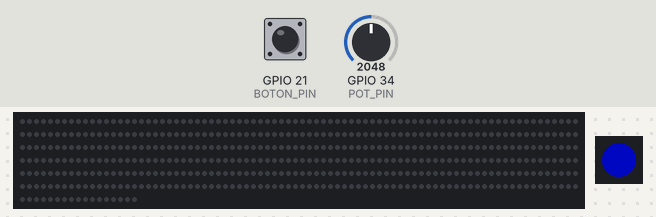
A sketch run on a simulated ESP32. On the bench: 497 RGB LEDs in strip order, left to right, continuing on the next row, 1 RGB LEDs in strip order, left to right. Inputs (shaded band) come from the test bench; at power-on: GPIO 21 (BOTON_PIN) HIGH, GPIO 34 (POT_PIN) = 2048. Dim RGB values are drawn brighter than linear; random numbers use the default seed unless the sketch sets one; what the sketch prints to the serial monitor is not drawn.

Above: at 1.2 s.
1.3 s: GPIO 21 (BOTON_PIN) pulled LOW for 0.15 s
2.0 s: GPIO 34 (POT_PIN) set to 1436
3.6 s: GPIO 34 (POT_PIN) set to 1320
At 3.74 s:
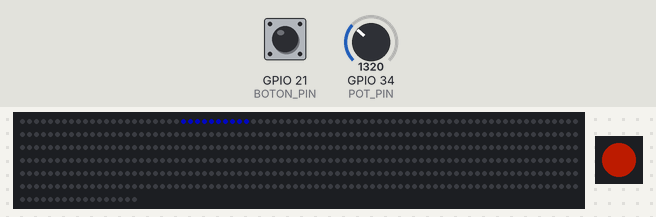
5.5 s: GPIO 21 (BOTON_PIN) pulled LOW for 1 s
7.1 s: GPIO 34 (POT_PIN) set to 160
10.1 s: GPIO 34 (POT_PIN) set to 2765
At 16.14 s:
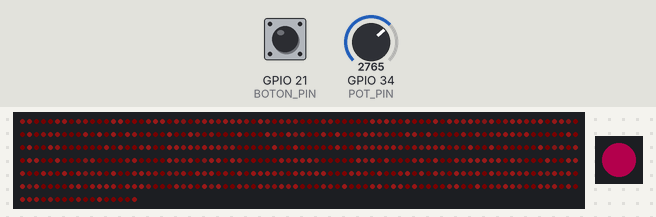
Timing chart, 0 to 17.6 s (numbered marks = the images above; inputs shaded):
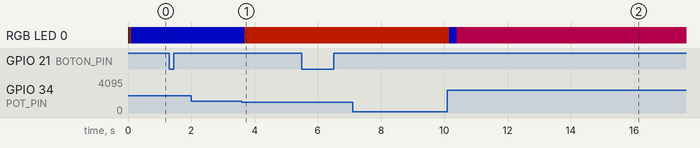

Measured:
- the behaviour switches between 1362 and 1361 on GPIO 34 (POT_PIN) (found by bisection; images 0 and 1)

The sketch:

CodigoSimbiosis_v9.ino
```cpp
#include <FastLED.h>

#define TIRA_PIN 18
#define BOTON_PIN 21
#define INDICADOR_PIN 19
#define POT_PIN 34

#define NUM_LEDS 497
#define COLOR_ORDEN BRG
#define LED_TYPE WS2811

#define NUM_INDICADOR 1

#define MAX_LEDS 497
#define SIZE_VIAJERO 10
#define MAX_VIAJEROS 200

#define MAX_ASISTENTES 200
#define SIZE_ASISTENTE 4
#define SIZE_VIAJERO_ASISTENTE 4
#define INTERVALO_ASISTENTE 5000

CRGB leds[NUM_LEDS];
CRGB indicador[NUM_INDICADOR];
CHSV colorFondo = CHSV(0, 0, 0);

struct Viajero {
  int pos;
  int colorIndex;
  bool activo;
};

struct ViajeroAsistente {
  float pos;
  int colorIndex;
  bool activo;
};

Viajero viajeros[MAX_VIAJEROS];
ViajeroAsistente asistentes[MAX_ASISTENTES];

int colorSeleccionadoIndex = 0;
bool botonPrevio = HIGH;
unsigned long ultimaActividad = 0;
int ultimoValorPot = 0;
int nextViajero = 0;
bool fondoDefinido = false;

bool respiracionActiva = false;

unsigned long tiempoInactividadRandom = 0;
int minRandom = 5000;
int maxRandom = 10000;

unsigned long ultimoDeteccionColor = 0;
bool esperandoAsistentes = false;
unsigned long proximoAsistente = 0;
int asistentesPendientes = 0;
uint32_t colorDominanteActual;

const unsigned long intervaloAsistente = 10000;  // 10 s
int randomMinAsistentes = 1;
int randomMaxAsistentes = 4;
int proximoAsistenteMINMs = 2000;
int proximoAsistenteMAXMs = 5000;

// Variables globales del efecto breathing
float pulseSpeed = 0.5;                            // velocidad general
float valueMin = 20.0;                             // mínimo brillo
float valueMax = 255.0;                            // máximo brillo
float delta = (valueMax - valueMin) / 2.35040238;  // constante del algoritmo
int indiceFondoGlobal = 9;

uint8_t hueA, hueB;  // matices (color base)
uint8_t satA, satB;  // saturaciones (intensidad del color)
int coloresGrupoAsistente[2];

CHSV coloresPredefinidos[12] = {
  CHSV(13, 250, 150),   // naranja 0
  CHSV(158, 255, 150),  // azul 1
  CHSV(227, 255, 150),  // rosa 2

  CHSV(5, 250, 150),  // naranjarojo 3
  CHSV(5, 160, 150),  // naranja pastel 4 -- 120

  CHSV(139, 255, 150),  // celeste 5
  CHSV(144, 143, 150),  // celeste pastel 6

  CHSV(215, 255, 150),  // rosavioleta 7 206, 255, 150
  CHSV(206, 130, 150),  // rosapastel 8

  CHSV(13, 100, 50),   // naranjablanco 9 /100
  CHSV(158, 30, 50),   // azulblanco 10 /30
  CHSV(227, 60, 50),  // rosablanco 11 /120
};

void lienzoBlanco();
void enviarViajero();

void setup() {
  Serial.begin(115200);  // Inicializa el monitor serial a 115200 baudios
  FastLED.addLeds<LED_TYPE, TIRA_PIN, COLOR_ORDEN>(leds, NUM_LEDS).setCorrection(TypicalLEDStrip);;
  FastLED.clear();
  FastLED.show();

  FastLED.addLeds<LED_TYPE, INDICADOR_PIN, COLOR_ORDEN>(indicador, NUM_INDICADOR);
  indicador[0] = CRGB::Black;
  FastLED.show();

  pinMode(BOTON_PIN, INPUT_PULLUP);

  // Inicializar viajeros
  for (int i = 0; i < MAX_VIAJEROS; i++) {
    viajeros[i].activo = false;
  }

  for (int i = 0; i < MAX_ASISTENTES; i++) {
    asistentes[i].activo = false;
  }

  randomSeed(analogRead(0));
  ultimaActividad = millis();
  tiempoInactividadRandom = random(minRandom, maxRandom);
}

// -------------------------------------
// LIENZO BLANCO
//--------------------------------------

void lienzoBlanco() {
  int contador[3] = { 0, 0, 0 };

  for (int i = 0; i < MAX_VIAJEROS; i++) {
    if (viajeros[i].activo) {
      int index = viajeros[i].colorIndex;
      if (index >= 0 && index <= 8) {
        if (index == 0 || index == 3 || index == 4) contador[0]++;
        else if (index == 1 || index == 5 || index == 6) contador[1]++;
        else if (index == 2 || index == 7 || index == 8) contador[2]++;
      }
    }
  }

  int total = contador[0] + contador[1] + contador[2];
  if (total == 0) {
    Serial.println("No hay viajeros activos para lienzo blanco");
    return;
  }

  int predominante = 0;
  for (int i = 1; i < 3; i++) {
    if (contador[i] > contador[predominante]) predominante = i;
  }

  int indiceFondo;
  if (predominante == 0) indiceFondo = 9;
  else if (predominante == 1) indiceFondo = 10;
  else indiceFondo = 11;

  indiceFondoGlobal = indiceFondo;
  colorFondo = coloresPredefinidos[indiceFondo];
  fondoDefinido = true;

  // Limpiar viajeros y asistentes
  for (int i = 0; i < MAX_VIAJEROS; i++) {
    viajeros[i].activo = false;
    asistentes[i].activo = false;
  }
  nextViajero = 0;

  // Pintar fondo base
  fill_solid(leds, NUM_LEDS, colorFondo);
  FastLED.show();

  Serial.println("-----Lienzo Blanco-----");
  Serial.print("NARANJA: ");
  Serial.print((contador[0] * 100) / total);
  Serial.println("%");
  Serial.print("AZUL: ");
  Serial.print((contador[1] * 100) / total);
  Serial.println("%");
  Serial.print("ROSA: ");
  Serial.print((contador[2] * 100) / total);
  Serial.println("%");
}

// --------------------------------------------
// NUEVA ANIMACIÓN DEL LIENZO BLANCO (versión sin delay, tipo respiración orgánica)
// ---------------------------------------------
void animarLienzoBlanco() {
  static float fases[NUM_LEDS];
  static float velocidades[NUM_LEDS];
  static bool inicializado = false;

  static unsigned long ultimoUpdate = 0;
  const unsigned long intervalo = 16; // ~60 FPS

  // Inicializar las fases y velocidades solo una vez
  if (!inicializado) {
    for (int i = 0; i < NUM_LEDS; i++) {
      fases[i] = random(0, 628) / 100.0;           // entre 0 y ~2π
      velocidades[i] = 0.03 + random(20) / 200.0;  // variación sutil
    }
    inicializado = true;
  }

  unsigned long ahora = millis();
  if (ahora - ultimoUpdate < intervalo) return; // control de tiempo sin delay
  ultimoUpdate = ahora;

  // Tomamos el colorFondo (definido en lienzoBlanco) como base
  CHSV fondoHSV = rgb2hsv_approximate(colorFondo);

  uint8_t hueBase = fondoHSV.hue;
  uint8_t satBase = fondoHSV.sat;
  uint8_t brilloBase = fondoHSV.v;

  uint8_t amplitud = 70;   // variación de brillo
  uint8_t brilloMin = brilloBase > amplitud ? brilloBase - amplitud / 2 : brilloBase / 2;
  uint8_t brilloMax = min((int)brilloBase + amplitud, 255);

  for (int i = 0; i < NUM_LEDS; i++) {
    fases[i] += velocidades[i];
    if (fases[i] > 6.2831) fases[i] -= 6.2831;

    float onda = (sin(fases[i]) + 1.0) * 0.5;
    uint8_t brillo = brilloMin + onda * (brilloMax - brilloMin);

    leds[i] = CHSV(hueBase, satBase, brillo);
  }

}


void loop() {
  static int valorPotFiltrado = 0;
  int valorPot = analogRead(POT_PIN);
  valorPotFiltrado = (valorPotFiltrado * 0.8) + (valorPot * 0.2);

  if (valorPotFiltrado < 1362) colorSeleccionadoIndex = 0;
  else if (valorPotFiltrado < 2725) colorSeleccionadoIndex = 1;
  else colorSeleccionadoIndex = 2;
  indicador[0] = coloresPredefinidos[colorSeleccionadoIndex];

  bool botonActual = digitalRead(BOTON_PIN);
  if (abs(valorPotFiltrado - ultimoValorPot) > 15) {
    ultimaActividad = millis();
    tiempoInactividadRandom = random(minRandom, maxRandom);
  }
  ultimoValorPot = valorPotFiltrado;

  // Inactividad → activar lienzo blanco
  if (!respiracionActiva && millis() - ultimaActividad > tiempoInactividadRandom) {
    bool hayViajeros = false;
    for (int i = 0; i < MAX_VIAJEROS; i++) {
      if (viajeros[i].activo) {
        hayViajeros = true;
        break;
      }
    }

    if (hayViajeros) {
      Serial.println("SISTEMA INACTIVO - Activando lienzo blanco");
      lienzoBlanco();
      respiracionActiva = true;
    } else {
      fill_solid(leds, NUM_LEDS, CRGB::Black);
      FastLED.show();
    }
  }

  // Botón presionado
  if (botonPrevio == HIGH && botonActual == LOW) {
    ultimaActividad = millis();
    tiempoInactividadRandom = random(minRandom, maxRandom);

    if (respiracionActiva) {
      respiracionActiva = false;
      fondoDefinido = false;
      FastLED.setBrightness(180);
      fill_solid(leds, NUM_LEDS, colorFondo);
      enviarViajero();
      FastLED.show();
    } else {
      enviarViajero();
    }
  }
  botonPrevio = botonActual;

  // ANIMACIÓN o VIAJEROS
  if (respiracionActiva) {
    animarLienzoBlanco();
  } else {
    EVERY_N_MILLISECONDS(100) {
      fill_solid(leds, NUM_LEDS, colorFondo);
      for (int i = 0; i < MAX_VIAJEROS; i++) {
        if (viajeros[i].activo) {
          viajeros[i].pos = (viajeros[i].pos + 1) % (NUM_LEDS + 1);
          for (int j = 0; j < SIZE_VIAJERO; j++) {
            int ledIndex = (viajeros[i].pos + j) % (NUM_LEDS + 1);
            leds[ledIndex] = coloresPredefinidos[viajeros[i].colorIndex];
          }
        }
      }
      for (int i = 0; i < MAX_ASISTENTES; i++) {
        if (asistentes[i].activo) {
          asistentes[i].pos = fmod(asistentes[i].pos + 0.5, NUM_LEDS);
          for (int j = 0; j < SIZE_ASISTENTE; j++) {
            int ledIndex = ((int)asistentes[i].pos + j) % NUM_LEDS;
            leds[ledIndex] = coloresPredefinidos[asistentes[i].colorIndex];
          }
        }
      }
    }
  }

  FastLED.show();
  viajerosAsistentes();
}

//-----------------------FUNCION ENVIAR VIAJERO-----------------------------------------

void enviarViajero() {
  bool enviado = false;
  for (int i = 0; i < MAX_VIAJEROS; i++) {
    if (!viajeros[i].activo) {
      viajeros[i].pos = 0;
      viajeros[i].colorIndex = colorSeleccionadoIndex;
      viajeros[i].activo = true;
      enviado = true;
      break;
    }
  }
  if (!enviado) {
    viajeros[nextViajero].pos = 0;
    viajeros[nextViajero].colorIndex = colorSeleccionadoIndex;
    viajeros[nextViajero].activo = true;
    nextViajero = (nextViajero + 1) % MAX_VIAJEROS;
  }

  asistente();
}

//-----------------------FUNCION ASISTENTE-----------------------------------------

void asistente() {
  int contador[3] = { 0, 0, 0 };

  // Contador de los viajeros activos según su color
  for (int i = 0; i < MAX_VIAJEROS; i++) {
    if (viajeros[i].activo) {
      int index = viajeros[i].colorIndex;
      if (index >= 0 && index <= 8) {
        if (index == 0) contador[0]++;       // naranja
        else if (index == 1) contador[1]++;  // azul
        else if (index == 2) contador[2]++;  // rosa
      }
    }
  }

  int total = contador[0] + contador[1] + contador[2];
  if (total == 0) return;

  float porceNaranja = (contador[0] * 100.0) / total;
  float porceAzul = (contador[1] * 100.0) / total;
  float porceRosa = (contador[2] * 100.0) / total;

  //Detectar dominio
  if (porceNaranja > 85) {
    Serial.print("⚠️ Dominio naranja detectado: ");
    Serial.print(porceNaranja);
    Serial.println("%");
  } else if (porceAzul > 85) {
    Serial.print("⚠️ Dominio azul detectado: ");
    Serial.print(porceAzul);
    Serial.println("%");
  } else if (porceRosa > 85) {
    Serial.print("⚠️ Dominio rosa detectado: ");
    Serial.print(porceRosa);
    Serial.println("%");
  }
}

//-----------------------FUNCION VIAJEROS ASISTENTE-----------------------------------------

void viajerosAsistentes() {
  unsigned long ahora = millis();

  // --- Paso 1: detección de dominio cada 10 segundos ---
  static int predominante = -1;  // guardamos el último dominio detectado

  if (ahora - ultimoDeteccionColor >= intervaloAsistente && !esperandoAsistentes) {
    ultimoDeteccionColor = ahora;
    esperandoAsistentes = true;

    int contador[3] = { 0, 0, 0 };
    for (int i = 0; i < MAX_VIAJEROS; i++) {
      if (viajeros[i].activo) {
        int index = viajeros[i].colorIndex;
        if (index == 0 || index == 3 || index == 4) contador[0]++;       // naranjas
        else if (index == 1 || index == 5 || index == 6) contador[1]++;  // azules
        else if (index == 2 || index == 7 || index == 8) contador[2]++;  // rosas
      }
    }

    int total = contador[0] + contador[1] + contador[2];
    if (total == 0) {
      esperandoAsistentes = false;
      return;
    }

    predominante = 0;
    for (int i = 1; i < 3; i++) {
      if (contador[i] > contador[predominante]) predominante = i;
    }

    Serial.print("🌐 Dominio detectado: ");
    if (predominante == 0) Serial.println("NARANJA");
    else if (predominante == 1) Serial.println("AZUL");
    else Serial.println("ROSA");

    // Definir grupo de colores según dominio
    if (predominante == 0) {
      coloresGrupoAsistente[0] = 3;
      coloresGrupoAsistente[1] = 4;
    } else if (predominante == 1) {
      coloresGrupoAsistente[0] = 5;
      coloresGrupoAsistente[1] = 6;
    } else {
      coloresGrupoAsistente[0] = 7;
      coloresGrupoAsistente[1] = 8;
    }

    asistentesPendientes = random(randomMinAsistentes, randomMaxAsistentes);
    proximoAsistente = ahora + random(proximoAsistenteMINMs, proximoAsistenteMAXMs);
  }

  // --- Paso 2: lanzar asistentes escalonados ---
  if (esperandoAsistentes && ahora >= proximoAsistente && asistentesPendientes > 0) {
    for (int i = 0; i < MAX_ASISTENTES; i++) {
      if (!asistentes[i].activo) {
        asistentes[i].pos = 0;
        asistentes[i].colorIndex = coloresGrupoAsistente[random(0, 2)];  // random entre los dos colores del grupo
        asistentes[i].activo = true;
        Serial.print("💫 Asistente lanzado con color ");
        Serial.println(asistentes[i].colorIndex);
        break;
      }
    }

    asistentesPendientes--;
    if (asistentesPendientes > 0) {
      proximoAsistente = ahora + random(proximoAsistenteMINMs, proximoAsistenteMAXMs);
    } else {
      esperandoAsistentes = false;
    }
  }
}
```

LienzoBlanco.ino
```cpp

```

Viajeros.ino
```cpp

```

ViajerosAsistentes.ino
```cpp

```
